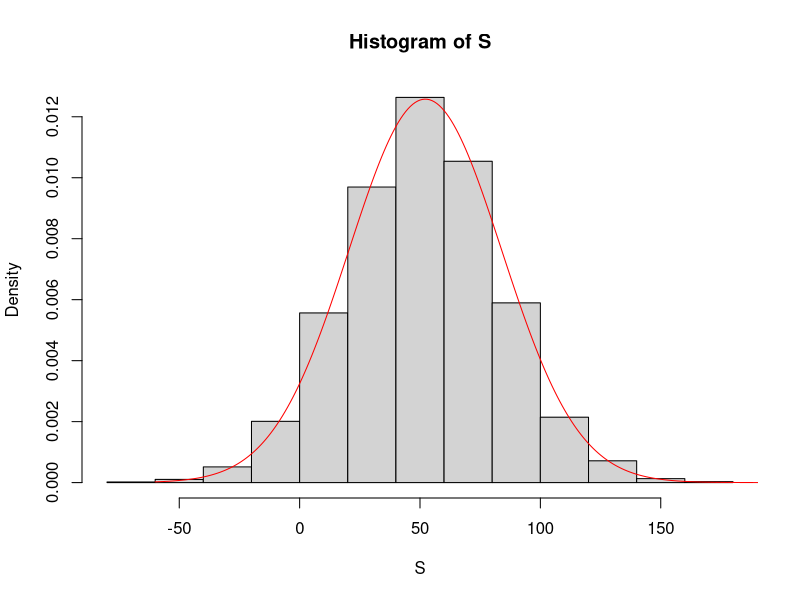

Generate this figure with R:
## ---- chunk 1
knitr::opts_chunk$set(echo = TRUE)
## ---- chunk 2
dbinom(5, 10, 0.5)

dbinom(50, 100, 0.5)

#동전을 10번 던졌을 때 앞면이 4번 이하로 나올 확률과 100번 던졌을 때 앞면이 40번 이하 나올 확률을 계산해보자
pbinom(4, 10, 0.5)

pbinom(40, 100, 0.5)
## ---- chunk 3
n <- 1000
B <- 10000
roulette_winnings <- function(n){
  X <- sample(c(-1,1), n, replace = TRUE, prob = c(9/19, 10/19))
  sum(X)
}
S <- replicate(B, roulette_winnings(n))

#강원랜드가 돈을 잃을 확률은?
mean(S<0)
## ---- chunk 4
hist(S, freq = FALSE)
x <- seq(-60, 200, by = 1)
lines(x,dnorm(x, mean = mean(S), sd=sd(S)), col = "red")
## ---- chunk 5
library(dplyr)
N <- 1000
B <- 10000
p <- 0.45
inside <- replicate(B, {
  x <- sample(c(0,1), size = N, replace = TRUE, prob = c(1-p,p))
  x_hat <- mean(x)
  se_hat <- sqrt(x_hat * (1 - x_hat) / N)
  between(p, x_hat - 1.96 * se_hat, x_hat + 1.96 * se_hat)
})
mean(inside)
